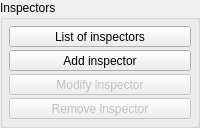
    <widget class="QGroupBox" name="gb_inspectors">
     <property name="title">
      <string>Inspectors</string>
     </property>
     <layout class="QVBoxLayout" name="verticalLayout_4">
      <property name="spacing">
       <number>3</number>
      </property>
      <property name="margin">
       <number>6</number>
      </property>
      <item>
       <widget class="QToolButton" name="tbtn_view_inspectors">
        <property name="sizePolicy">
         <sizepolicy hsizetype="Minimum" vsizetype="Fixed">
          <horstretch>0</horstretch>
          <verstretch>0</verstretch>
         </sizepolicy>
        </property>
        <property name="statusTip">
         <string>View list of inspectors</string>
        </property>
        <property name="text">
         <string>List of inspectors</string>
        </property>
        <property name="icon">
         <iconset resource="resources.qrc">
          <normaloff>:/images/images/view.png</normaloff>:/images/images/view.png</iconset>
        </property>
        <property name="iconSize">
         <size>
          <width>16</width>
          <height>16</height>
         </size>
        </property>
        <property name="checkable">
         <bool>true</bool>
        </property>
        <property name="toolButtonStyle">
         <enum>Qt::ToolButtonTextBesideIcon</enum>
        </property>
       </widget>
      </item>
      <item>
       <widget class="QToolButton" name="tbtn_add_inspector">
        <property name="sizePolicy">
         <sizepolicy hsizetype="Minimum" vsizetype="Fixed">
          <horstretch>0</horstretch>
          <verstretch>0</verstretch>
         </sizepolicy>
        </property>
        <property name="statusTip">
         <string>Add a new inspector</string>
        </property>
        <property name="text">
         <string>Add inspector</string>
        </property>
        <property name="icon">
         <iconset resource="resources.qrc">
          <normaloff>:/images/images/inspector_add.png</normaloff>:/images/images/inspector_add.png</iconset>
        </property>
        <property name="iconSize">
         <size>
          <width>16</width>
          <height>16</height>
         </size>
        </property>
        <property name="toolButtonStyle">
         <enum>Qt::ToolButtonTextBesideIcon</enum>
        </property>
       </widget>
      </item>
      <item>
       <widget class="QToolButton" name="tbtn_modify_inspector">
        <property name="enabled">
         <bool>false</bool>
        </property>
        <property name="sizePolicy">
         <sizepolicy hsizetype="Minimum" vsizetype="Fixed">
          <horstretch>0</horstretch>
          <verstretch>0</verstretch>
         </sizepolicy>
        </property>
        <property name="statusTip">
         <string>Modify the selected inspector</string>
        </property>
        <property name="text">
         <string>Modify inspector</string>
        </property>
        <property name="icon">
         <iconset resource="resources.qrc">
          <normaloff>:/images/images/inspector_modify22.png</normaloff>:/images/images/inspector_modify22.png</iconset>
        </property>
        <property name="iconSize">
         <size>
          <width>16</width>
          <height>16</height>
         </size>
        </property>
        <property name="toolButtonStyle">
         <enum>Qt::ToolButtonTextBesideIcon</enum>
        </property>
       </widget>
      </item>
      <item>
       <widget class="QToolButton" name="tbtn_remove_inspector">
        <property name="enabled">
         <bool>false</bool>
        </property>
        <property name="sizePolicy">
         <sizepolicy hsizetype="Minimum" vsizetype="Fixed">
          <horstretch>0</horstretch>
          <verstretch>0</verstretch>
         </sizepolicy>
        </property>
        <property name="statusTip">
         <string>Remove the selected inspector</string>
        </property>
        <property name="text">
         <string>Remove inspector</string>
        </property>
        <property name="icon">
         <iconset resource="resources.qrc">
          <normaloff>:/images/images/inspector_remove.png</normaloff>:/images/images/inspector_remove.png</iconset>
        </property>
        <property name="iconSize">
         <size>
          <width>16</width>
          <height>16</height>
         </size>
        </property>
        <property name="toolButtonStyle">
         <enum>Qt::ToolButtonTextBesideIcon</enum>
        </property>
       </widget>
      </item>
     </layout>
    </widget>
